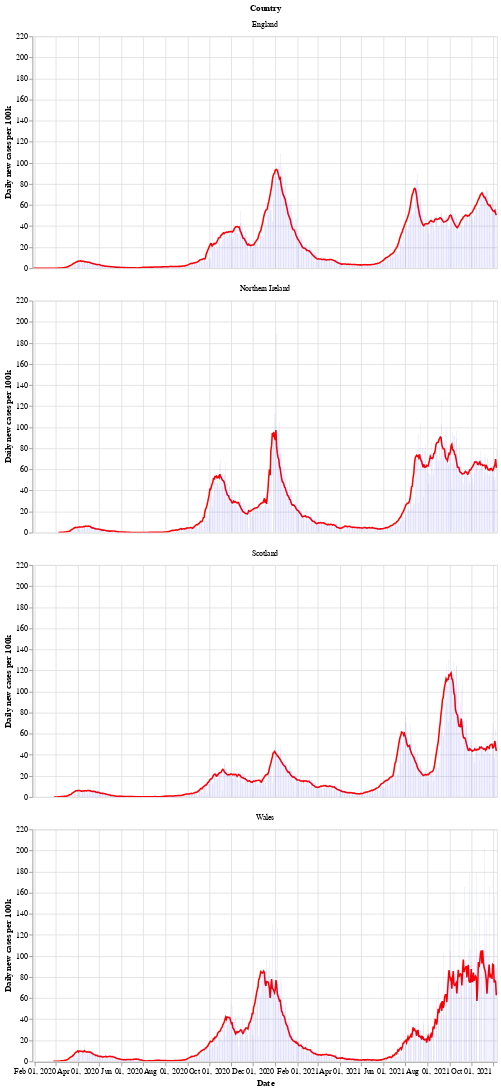

Write notebook code for a chart like this one.
### Markdown cell above
Next is a bar chart of the number of new cases in each country (per 100k population), with the 7 day moving average of cases. Again we see that Wales saw a longer period of raising and falling cases compared to the other countries.

After a period of cases falling, each nation is now seeing a rise in the number of cases - especially in Wales.

### Code cell
# collapse
bars = alt.Chart(uk_cases).mark_bar().encode(
    x=alt.X("yearmonthdate(date):T", axis=alt.Axis(title='Date')),
    y=alt.Y("newCasesRate:Q", axis=alt.Axis(title='Daily new cases per 100k')),
    tooltip='newCasesRate',
    color=alt.condition(
        alt.datum.dailyChange > 0,
        alt.value("orange"),  # The positive color
        alt.value("blue")  # The negative color
    )
).properties(title='New cases per 100k population with rolling 7 day average', width=600).interactive()
line = alt.Chart(uk_cases).mark_line(
    color='red',
    size=2,
).transform_window(
    rolling_mean='mean(newCasesRate)',
    frame=[0, 7],
    groupby=['areaName']
).encode(
    x='yearmonthdate(date):T',
    y='rolling_mean:Q'
)
alt.layer(line, bars, data=uk_cases).facet(alt.Row('areaName', title='Country'), columns=1)

### Figure 1 — Vega-Lite specification as saved in the notebook (floating-point values rounded to 4 significant figures; data arrays with more than 128 entries replaced by an {"elided": "..."} marker saying what was removed)
{"config": {"view": {"continuousWidth": 400, "continuousHeight": 300}}, "data": {"name": "data-1f728486ee264dab41d9a45788569e24"}, "facet": {"type": "nominal", "field": "areaName", "title": "Country"}, "spec": {"layer": [{"mark": {"type": "line", "color": "red", "size": 2}, "encoding": {"x": {"type": "temporal", "field": "date", "timeUnit": "yearmonthdate"}, "y": {"type": "quantitative", "field": "rolling_mean"}}, "transform": [{"window": [{"op": "mean", "field": "newCasesRate", "as": "rolling_mean"}], "frame": [0, 7], "groupby": ["areaName"]}]}, {"mark": "bar", "encoding": {"color": {"condition": {"value": "orange", "test": "(datum.dailyChange > 0)"}, "value": "blue"}, "tooltip": {"type": "quantitative", "field": "newCasesRate"}, "x": {"type": "temporal", "axis": {"title": "Date"}, "field": "date", "timeUnit": "yearmonthdate"}, "y": {"type": "quantitative", "axis": {"title": "Daily new cases per 100k"}, "field": "newCasesRate"}}, "selection": {"selector002": {"type": "interval", "bind": "scales", "encodings": ["x", "y"]}}, "title": "New cases per 100k population with rolling 7 day average", "width": 600}]}, "columns": 1, "$schema": "https://vega.github.io/schema/vega-lite/v4.8.1.json", "datasets": {"data-1f728486ee264dab41d9a45788569e24": {"elided": "2492 records"}}}
